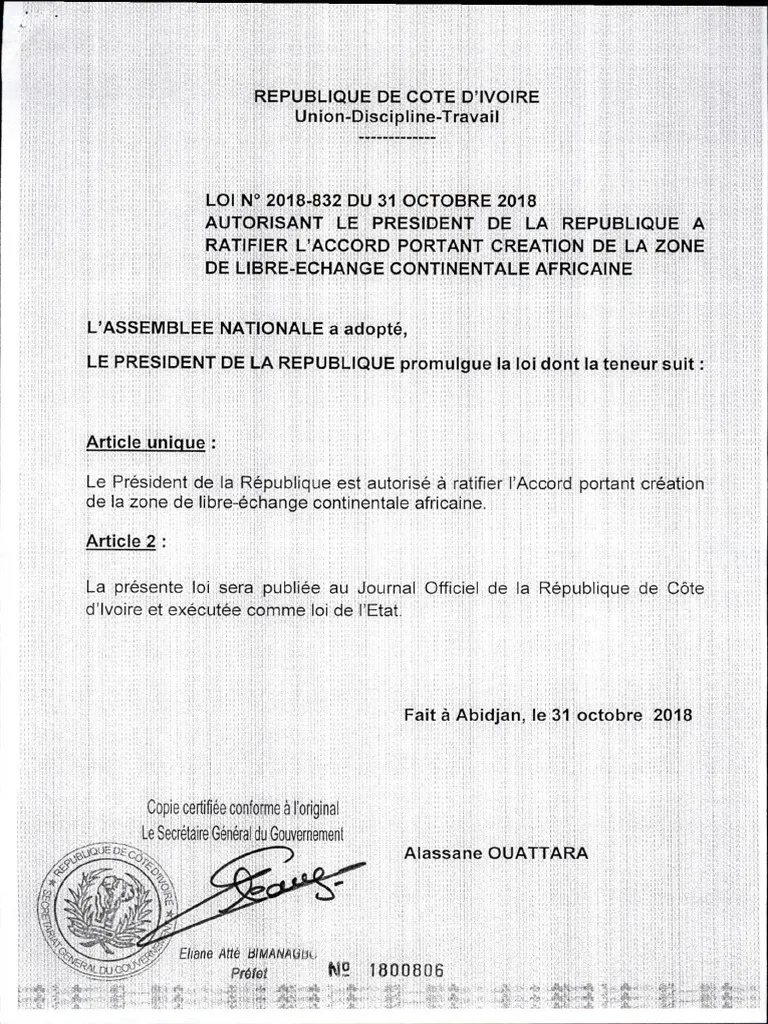
#> input picture app/ocr_pipeline/inputs/autorisation.webp, 768 x 1024 px
$ python -i quality.py   (imports and definitions only)   (older library calls are emulated)
#> lines starting #> are read from the running program, lines starting #| are printed output that depends on the picture; after the words box and inside, x2 and y2 are one past the last pixel; in counts of white or black regions, pixels touching at a corner belong together
"""Image quality analysis used by the adaptive preprocessing pipeline."""

from __future__ import annotations

from dataclasses import dataclass, field
from typing import Dict, List, Tuple

import cv2
import numpy as np


@dataclass(slots=True)
class ImageQualityProfile:
    """Compact quality profile for a document image."""

    width: int
    height: int
    channels: int
    brightness: float
    contrast: float
    blur_score: float
    noise_score: float
    skew_angle: float
    shadow_score: float
    border_score: float
    document_area_ratio: float
    perspective_confidence: float
    flags: List[str] = field(default_factory=list)

    def to_dict(self) -> Dict[str, object]:
        return {
            "width": self.width,
            "height": self.height,
            "channels": self.channels,
            "brightness": round(self.brightness, 3),
            "contrast": round(self.contrast, 3),
            "blur_score": round(self.blur_score, 3),
            "noise_score": round(self.noise_score, 3),
            "skew_angle": round(self.skew_angle, 3),
            "shadow_score": round(self.shadow_score, 3),
            "border_score": round(self.border_score, 3),
            "document_area_ratio": round(self.document_area_ratio, 4),
            "perspective_confidence": round(self.perspective_confidence, 3),
            "flags": list(self.flags),
        }


class ImageQualityAnalyzer:
    """Estimates OCR-relevant image quality without running OCR."""

    def analyze(self, image: np.ndarray) -> ImageQualityProfile:
        if image is None or image.size == 0:
            raise ValueError("Cannot analyze an empty image")

        gray = self._to_gray(image)
        height, width = gray.shape[:2]
        channels = 1 if image.ndim == 2 else image.shape[2]

        brightness = float(np.mean(gray))
        contrast = float(np.std(gray))
        blur_score = float(cv2.Laplacian(gray, cv2.CV_64F).var())
        noise_score = self._estimate_noise(gray)
        skew_angle = self.estimate_skew_angle(gray)
        shadow_score = self._estimate_shadow(gray)
        border_score = self._estimate_border(gray)
        area_ratio, perspective_conf = self._estimate_document_contour(gray)

        flags = self._build_flags(
            brightness=brightness,
            contrast=contrast,
            blur_score=blur_score,
            noise_score=noise_score,
            skew_angle=skew_angle,
            shadow_score=shadow_score,
            border_score=border_score,
            perspective_confidence=perspective_conf,
        )

        return ImageQualityProfile(
            width=width,
            height=height,
            channels=channels,
            brightness=brightness,
            contrast=contrast,
            blur_score=blur_score,
            noise_score=noise_score,
            skew_angle=skew_angle,
            shadow_score=shadow_score,
            border_score=border_score,
            document_area_ratio=area_ratio,
            perspective_confidence=perspective_conf,
            flags=flags,
        )

    def estimate_skew_angle(self, image: np.ndarray) -> float:
        """Estimate dominant text/document skew in degrees."""
        gray = self._to_gray(image)
        edges = cv2.Canny(gray, 50, 150, apertureSize=3)
        min_line_length = max(40, int(min(gray.shape[:2]) * 0.15))
        lines = cv2.HoughLinesP(
            edges,
            rho=1,
            theta=np.pi / 180,
            threshold=80,
            minLineLength=min_line_length,
            maxLineGap=20,
        )

        angles: List[float] = []
        if lines is not None:
            for item in lines[:, 0]:
                x1, y1, x2, y2 = [int(v) for v in item]
                dx = x2 - x1
                dy = y2 - y1
                if abs(dx) < 8:
                    continue
                angle = float(np.degrees(np.arctan2(dy, dx)))
                if -30.0 <= angle <= 30.0:
                    angles.append(angle)

        if angles:
            return float(np.median(angles))

        # Fallback: infer skew from foreground pixels after adaptive binarization.
        binary = cv2.adaptiveThreshold(
            gray,
            255,
            cv2.ADAPTIVE_THRESH_GAUSSIAN_C,
            cv2.THRESH_BINARY_INV,
            35,
            15,
        )
        coords = np.column_stack(np.where(binary > 0))
        if len(coords) < 100:
            return 0.0
        rect = cv2.minAreaRect(coords.astype(np.float32))
        angle = float(rect[-1])
        if angle < -45:
            angle = 90 + angle
        if angle > 45:
            angle = angle - 90
        return angle if -30 <= angle <= 30 else 0.0

    def _to_gray(self, image: np.ndarray) -> np.ndarray:
        if image.ndim == 2:
            return image
        return cv2.cvtColor(image, cv2.COLOR_BGR2GRAY)

    def _estimate_noise(self, gray: np.ndarray) -> float:
        denoised = cv2.medianBlur(gray, 3)
        residual = cv2.absdiff(gray, denoised)
        return float(np.std(residual))

    def _estimate_shadow(self, gray: np.ndarray) -> float:
        kernel = max(31, int(min(gray.shape[:2]) * 0.08))
        if kernel % 2 == 0:
            kernel += 1
        background = cv2.GaussianBlur(gray, (kernel, kernel), 0)
        return float(np.std(background) / 255.0)

    def _estimate_border(self, gray: np.ndarray) -> float:
        h, w = gray.shape[:2]
        margin_y = max(2, int(h * 0.025))
        margin_x = max(2, int(w * 0.025))
        strips = [
            gray[:margin_y, :],
            gray[h - margin_y :, :],
            gray[:, :margin_x],
            gray[:, w - margin_x :],
        ]
        dark_ratios = [float(np.mean(strip < 35)) for strip in strips if strip.size]
        return float(np.mean(dark_ratios)) if dark_ratios else 0.0

    def _estimate_document_contour(self, gray: np.ndarray) -> Tuple[float, float]:
        blurred = cv2.GaussianBlur(gray, (5, 5), 0)
        edges = cv2.Canny(blurred, 50, 150)
        contours, _ = cv2.findContours(edges, cv2.RETR_EXTERNAL, cv2.CHAIN_APPROX_SIMPLE)
        if not contours:
            return 0.0, 0.0

        image_area = float(gray.shape[0] * gray.shape[1])
        largest = max(contours, key=cv2.contourArea)
        area = float(cv2.contourArea(largest))
        area_ratio = area / max(image_area, 1.0)
        peri = cv2.arcLength(largest, True)
        approx = cv2.approxPolyDP(largest, 0.02 * peri, True)
        confidence = 0.0
        if len(approx) == 4 and 0.25 <= area_ratio <= 0.98:
            confidence = min(1.0, area_ratio * 1.2)
        elif 0.45 <= area_ratio <= 0.98:
            confidence = 0.35
        return area_ratio, confidence

    def _build_flags(self, **values: float) -> List[str]:
        flags: List[str] = []
        if values["brightness"] < 85:
            flags.append("dark")
        if values["brightness"] > 210:
            flags.append("bright")
        if values["contrast"] < 38:
            flags.append("low_contrast")
        if values["blur_score"] < 90:
            flags.append("blurred")
        if values["noise_score"] > 9:
            flags.append("noisy")
        if abs(values["skew_angle"]) > 0.4:
            flags.append("skewed")
        if values["shadow_score"] > 0.10:
            flags.append("uneven_lighting")
        if values["border_score"] > 0.15:
            flags.append("dark_borders")
        if values["perspective_confidence"] > 0.55:
            flags.append("document_boundary_detected")
        return flags

>>> import cv2
>>> picture = cv2.imread('../inputs/autorisation.webp')
#> picture is the input picture: shape (1024, 768, 3); mean B, G, R 229, 228.5, 228.7
>>> result = ImageQualityAnalyzer().analyze(picture)
#> in analyze, `brightness = float(np.mean(gray))`: brightness = 228.6
#> in analyze, `contrast = float(np.std(gray))`: contrast = 42.36
#> in analyze, `blur_score = float(cv2.Laplacian(gray, cv2.CV_64F).var())`: blur_score = 3804.9
#> in _estimate_noise, `residual = cv2.absdiff(gray, denoised)`:
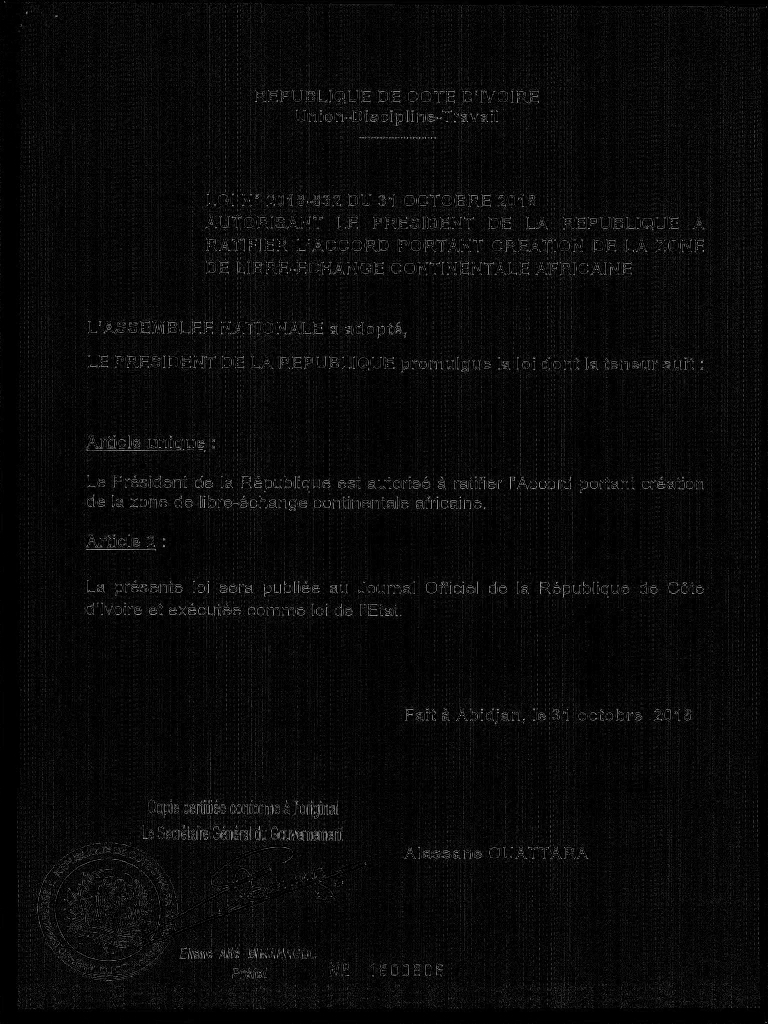
#> residual: shape (1024, 768); min 0, max 181, mean 8.6
#> in analyze, `noise_score = self._estimate_noise(gray)`: noise_score = 13.5
#> in estimate_skew_angle, `edges = cv2.Canny(gray, 50, 150, apertureSize=3)`:
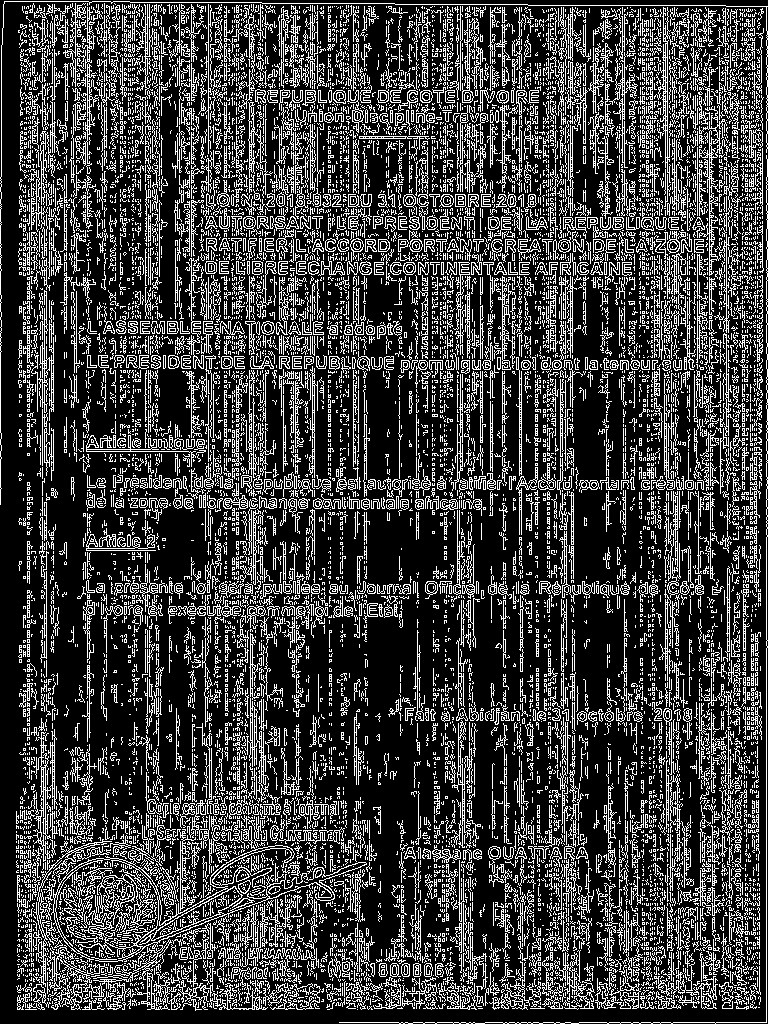
#> edges: shape (1024, 768); 24.5% white in thin lines or dots
#> in estimate_skew_angle, `lines = cv2.HoughLinesP( edges, rho=1, theta=np.pi / 180, threshold=80..`: lines = 901 rows, first 6: [766, 1022, 766, 6], [29, 455, 29, 1], [191, 1004, 191, 803], [145, 695, 145, 2], [572, 888, 572, 492], [87, 367, 87, 1]
#> the loop in estimate_skew_angle, `for item in lines[:, 0]:` made 901 passes
#> (x1, y1, x2, y2, dx, dy) on passes 1 to 3: (766, 1022, 766, 6, 0, -1016), (29, 455, 29, 1, 0, -454), (191, 1004, 191, 803, 0, -201)
#> after the loop in estimate_skew_angle, `for item in lines[:, 0]:`: angles = 54 values, max 7.09 at index 50, min -4.93 at index 45, mean 0.0655
#> in analyze, `skew_angle = self.estimate_skew_angle(gray)`: skew_angle = 0
#> in _estimate_shadow, `background = cv2.GaussianBlur(gray, (kernel, kernel), 0)`:
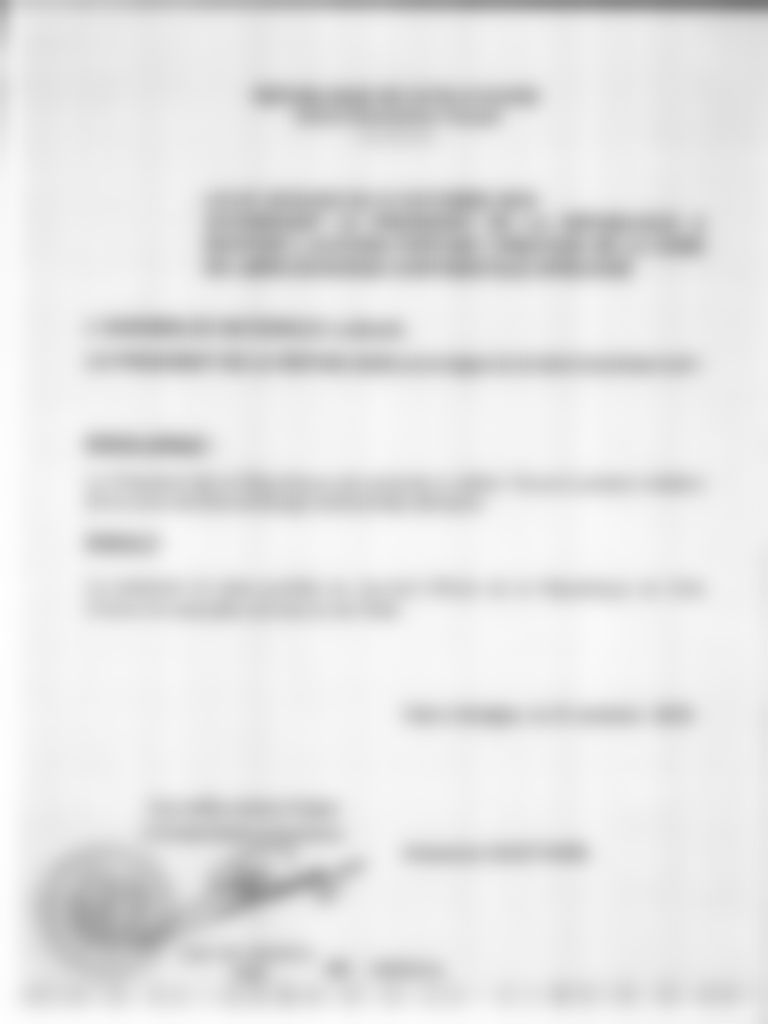
#> background: shape (1024, 768); min 121, max 254, mean 228.9
#> in analyze, `shadow_score = self._estimate_shadow(gray)`: shadow_score = 0.0712
#> in _estimate_border, `dark_ratios = [float(np.mean(strip < 35)) for strip in strips if strip..`: dark_ratios = [0.143, 0.00135, 0.0131, 0.0265]
#> in analyze, `border_score = self._estimate_border(gray)`: border_score = 0.0461
#> in _estimate_document_contour, `edges = cv2.Canny(blurred, 50, 150)`:
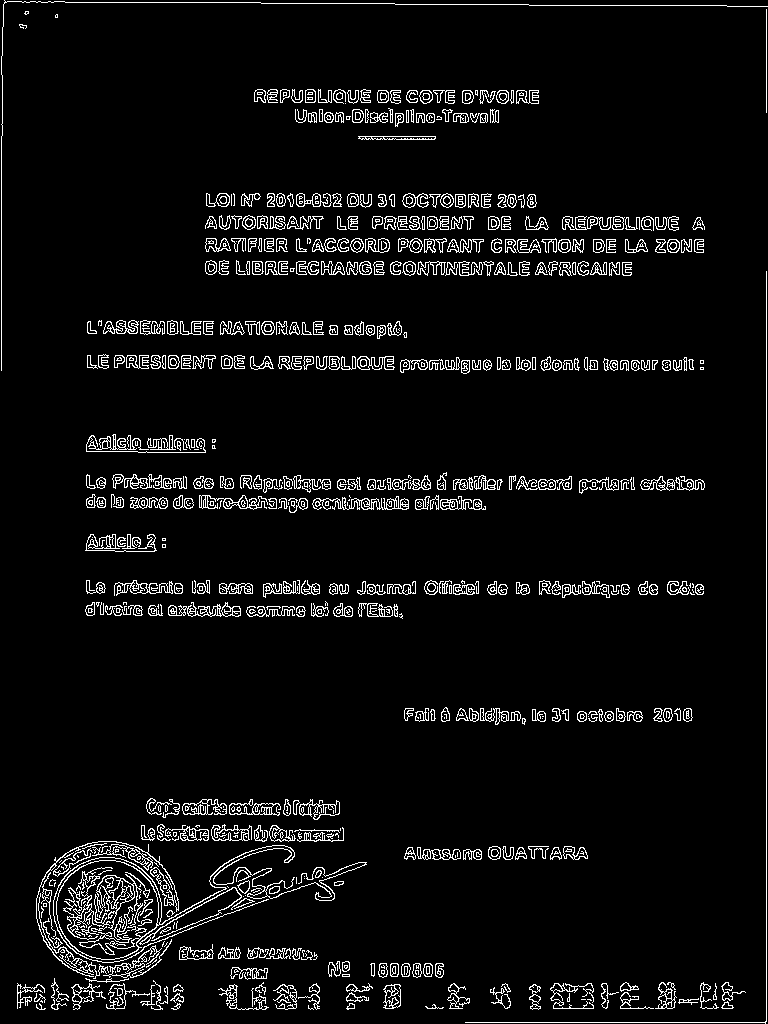
#> edges: shape (1024, 768); 5.5% white in thin lines or dots
#> in _estimate_document_contour, `contours, _ = cv2.findContours(edges, cv2.RETR_EXTERNAL, cv2.CHAIN_APP..`: contours = 586 contours, 240 with area under 20; largest, box (x1, y1, x2, y2) and area: (53, 845, 367, 963) 8262, (36, 841, 179, 979) 1182, (312, 496, 409, 510) 461, (168, 602, 241, 617) 460, (299, 799, 340, 820) 402
#> in _estimate_document_contour, `largest = max(contours, key=cv2.contourArea)`: largest = contour of 1417 points, box (x1, y1, x2, y2) (53, 845, 367, 963), area 8262
#> in _estimate_document_contour, `area = float(cv2.contourArea(largest))`: area = 8262.5
#> in _estimate_document_contour, `area_ratio = area / max(image_area, 1.0)`: area_ratio = 0.0105
#> in _estimate_document_contour, `peri = cv2.arcLength(largest, True)`: peri = 2967.2
#> in _estimate_document_contour, `approx = cv2.approxPolyDP(largest, 0.02 * peri, True)`: approx = [[366, 862], [54, 921]]
#> in analyze, `area_ratio, perspective_conf = self._estimate_document_contour(gray)`: area_ratio = 0.0105; perspective_conf = 0
#> in analyze, `flags = self._build_flags( brightness=brightness, contrast=contrast, b..`: flags = ['bright', 'noisy']
